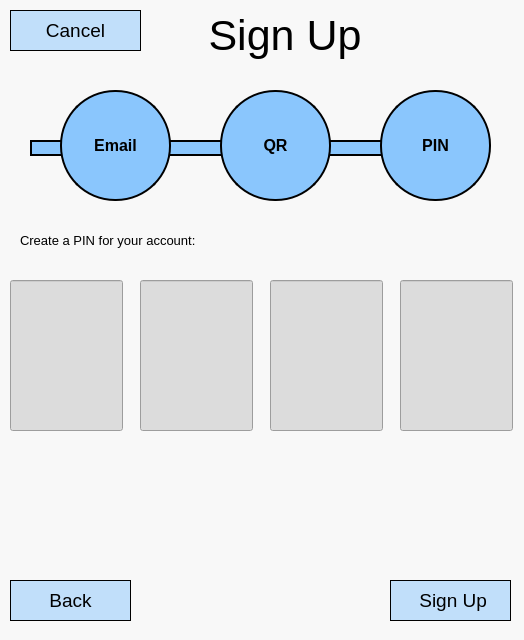
<?xml version="1.0" encoding="UTF-8"?>
<ui version="4.0">
 <class>Dialog</class>
 <widget class="QDialog" name="Dialog">
  <property name="geometry">
   <rect>
    <x>0</x>
    <y>0</y>
    <width>524</width>
    <height>640</height>
   </rect>
  </property>
  <property name="windowTitle">
   <string>Dialog</string>
  </property>
  <property name="styleSheet">
   <string notr="true">background-color: rgb(248, 248, 248);</string>
  </property>
  <widget class="QPushButton" name="btnSignUp">
   <property name="geometry">
    <rect>
     <x>390</x>
     <y>580</y>
     <width>121</width>
     <height>41</height>
    </rect>
   </property>
   <property name="font">
    <font>
     <pointsize>14</pointsize>
    </font>
   </property>
   <property name="styleSheet">
    <string notr="true">border: 0.5px solid #000000;
background-color: rgb(138, 198, 253,0.5);</string>
   </property>
   <property name="text">
    <string> Sign Up</string>
   </property>
  </widget>
  <widget class="QLabel" name="txtSignInTitle">
   <property name="geometry">
    <rect>
     <x>150</x>
     <y>0</y>
     <width>270</width>
     <height>71</height>
    </rect>
   </property>
   <property name="font">
    <font>
     <pointsize>32</pointsize>
    </font>
   </property>
   <property name="text">
    <string>Sign Up</string>
   </property>
   <property name="alignment">
    <set>Qt::AlignCenter</set>
   </property>
  </widget>
  <widget class="QPushButton" name="btnHome">
   <property name="geometry">
    <rect>
     <x>10</x>
     <y>10</y>
     <width>131</width>
     <height>41</height>
    </rect>
   </property>
   <property name="font">
    <font>
     <pointsize>14</pointsize>
    </font>
   </property>
   <property name="styleSheet">
    <string notr="true">border: 0.5px solid #000000;
background-color: rgb(138, 198, 253,0.5);</string>
   </property>
   <property name="text">
    <string>Cancel</string>
   </property>
  </widget>
  <widget class="QPushButton" name="btnBack">
   <property name="geometry">
    <rect>
     <x>10</x>
     <y>580</y>
     <width>121</width>
     <height>41</height>
    </rect>
   </property>
   <property name="font">
    <font>
     <pointsize>14</pointsize>
    </font>
   </property>
   <property name="styleSheet">
    <string notr="true">border: 0.5px solid #000000;
background-color: rgb(138, 198, 253,0.5);</string>
   </property>
   <property name="text">
    <string>Back</string>
   </property>
  </widget>
  <widget class="QLabel" name="progessEmail">
   <property name="geometry">
    <rect>
     <x>60</x>
     <y>90</y>
     <width>111</width>
     <height>111</height>
    </rect>
   </property>
   <property name="font">
    <font>
     <pointsize>12</pointsize>
     <weight>75</weight>
     <bold>true</bold>
    </font>
   </property>
   <property name="styleSheet">
    <string notr="true">  height: 50px;
  width: 50px;

  border-radius: 55%;

border: 2px solid black;
background-color: rgba(138, 198, 253,1);</string>
   </property>
   <property name="text">
    <string>Email</string>
   </property>
   <property name="alignment">
    <set>Qt::AlignCenter</set>
   </property>
  </widget>
  <widget class="QLabel" name="PasswordToPhone">
   <property name="enabled">
    <bool>true</bool>
   </property>
   <property name="geometry">
    <rect>
     <x>300</x>
     <y>140</y>
     <width>101</width>
     <height>16</height>
    </rect>
   </property>
   <property name="styleSheet">
    <string notr="true">border: 2px solid black;
background-color: rgba(138, 198, 253,1);</string>
   </property>
   <property name="text">
    <string/>
   </property>
  </widget>
  <widget class="QLabel" name="Entry">
   <property name="enabled">
    <bool>true</bool>
   </property>
   <property name="geometry">
    <rect>
     <x>30</x>
     <y>140</y>
     <width>101</width>
     <height>16</height>
    </rect>
   </property>
   <property name="styleSheet">
    <string notr="true">


border: 2px solid black;
background-color: rgba(138, 198, 253,1);</string>
   </property>
   <property name="text">
    <string/>
   </property>
  </widget>
  <widget class="QLabel" name="progessPassword">
   <property name="geometry">
    <rect>
     <x>220</x>
     <y>90</y>
     <width>111</width>
     <height>111</height>
    </rect>
   </property>
   <property name="font">
    <font>
     <pointsize>12</pointsize>
     <weight>75</weight>
     <bold>true</bold>
    </font>
   </property>
   <property name="styleSheet">
    <string notr="true">  height: 50px;
  width: 50px;

  border-radius: 55%;

border: 2px solid black;
background-color: rgba(138, 198, 253,1);</string>
   </property>
   <property name="text">
    <string>QR</string>
   </property>
   <property name="alignment">
    <set>Qt::AlignCenter</set>
   </property>
  </widget>
  <widget class="QLabel" name="progressPhone">
   <property name="geometry">
    <rect>
     <x>380</x>
     <y>90</y>
     <width>111</width>
     <height>111</height>
    </rect>
   </property>
   <property name="font">
    <font>
     <pointsize>12</pointsize>
     <weight>75</weight>
     <bold>true</bold>
    </font>
   </property>
   <property name="styleSheet">
    <string notr="true">  height: 50px;
  width: 50px;

  border-radius: 55%;

border: 2px solid black;
background-color: rgba(138, 198, 253,1);</string>
   </property>
   <property name="text">
    <string>PIN</string>
   </property>
   <property name="alignment">
    <set>Qt::AlignCenter</set>
   </property>
  </widget>
  <widget class="QLabel" name="EmailToPassword">
   <property name="enabled">
    <bool>true</bool>
   </property>
   <property name="geometry">
    <rect>
     <x>140</x>
     <y>140</y>
     <width>101</width>
     <height>16</height>
    </rect>
   </property>
   <property name="styleSheet">
    <string notr="true">border: 2px solid black;
background-color: rgba(138, 198, 253,1);</string>
   </property>
   <property name="text">
    <string/>
   </property>
  </widget>
  <widget class="QLineEdit" name="tfPin4">
   <property name="geometry">
    <rect>
     <x>400</x>
     <y>280</y>
     <width>113</width>
     <height>151</height>
    </rect>
   </property>
   <property name="font">
    <font>
     <pointsize>64</pointsize>
    </font>
   </property>
   <property name="styleSheet">
    <string notr="true">background-color: rgb(220, 220, 220);</string>
   </property>
   <property name="text">
    <string/>
   </property>
   <property name="maxLength">
    <number>1</number>
   </property>
   <property name="alignment">
    <set>Qt::AlignCenter</set>
   </property>
  </widget>
  <widget class="QLineEdit" name="tfPin3">
   <property name="geometry">
    <rect>
     <x>270</x>
     <y>280</y>
     <width>113</width>
     <height>151</height>
    </rect>
   </property>
   <property name="font">
    <font>
     <pointsize>64</pointsize>
    </font>
   </property>
   <property name="styleSheet">
    <string notr="true">background-color: rgb(220, 220, 220);</string>
   </property>
   <property name="text">
    <string/>
   </property>
   <property name="maxLength">
    <number>1</number>
   </property>
   <property name="alignment">
    <set>Qt::AlignCenter</set>
   </property>
  </widget>
  <widget class="QLineEdit" name="tfPin1">
   <property name="geometry">
    <rect>
     <x>10</x>
     <y>280</y>
     <width>113</width>
     <height>151</height>
    </rect>
   </property>
   <property name="font">
    <font>
     <pointsize>64</pointsize>
    </font>
   </property>
   <property name="styleSheet">
    <string notr="true">background-color: rgb(220, 220, 220);</string>
   </property>
   <property name="text">
    <string/>
   </property>
   <property name="maxLength">
    <number>1</number>
   </property>
   <property name="alignment">
    <set>Qt::AlignCenter</set>
   </property>
  </widget>
  <widget class="QLineEdit" name="tfPin2">
   <property name="geometry">
    <rect>
     <x>140</x>
     <y>280</y>
     <width>113</width>
     <height>151</height>
    </rect>
   </property>
   <property name="font">
    <font>
     <pointsize>64</pointsize>
    </font>
   </property>
   <property name="styleSheet">
    <string notr="true">background-color: rgb(220, 220, 220);</string>
   </property>
   <property name="text">
    <string/>
   </property>
   <property name="maxLength">
    <number>1</number>
   </property>
   <property name="alignment">
    <set>Qt::AlignCenter</set>
   </property>
  </widget>
  <widget class="QLabel" name="txtPINInfo">
   <property name="geometry">
    <rect>
     <x>20</x>
     <y>230</y>
     <width>311</width>
     <height>21</height>
    </rect>
   </property>
   <property name="font">
    <font>
     <pointsize>10</pointsize>
     <weight>50</weight>
     <bold>false</bold>
    </font>
   </property>
   <property name="text">
    <string>Create a PIN for your account:</string>
   </property>
  </widget>
  <zorder>btnSignUp</zorder>
  <zorder>txtSignInTitle</zorder>
  <zorder>btnHome</zorder>
  <zorder>btnBack</zorder>
  <zorder>PasswordToPhone</zorder>
  <zorder>Entry</zorder>
  <zorder>progressPhone</zorder>
  <zorder>EmailToPassword</zorder>
  <zorder>progessEmail</zorder>
  <zorder>progessPassword</zorder>
  <zorder>tfPin4</zorder>
  <zorder>tfPin3</zorder>
  <zorder>tfPin1</zorder>
  <zorder>tfPin2</zorder>
  <zorder>txtPINInfo</zorder>
 </widget>
 <resources/>
 <connections/>
</ui>
